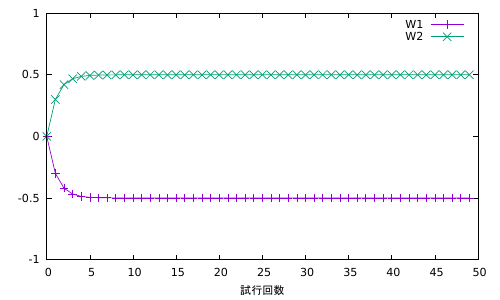

The gnuplot source for this figure:
set yrange[-1:1]
set xlabel "{試行回数}"

plot for [a=1:2] "process.dat" using 0:a title "W".(a) with linespoints

# 出力フォーマットとオプションの指定
set terminal pdf
# 出力ファイル名の指定
set output "plot.pdf"
# グラフ再描画
replot

# フォーマットと出力のリセット
set output
set terminal win
